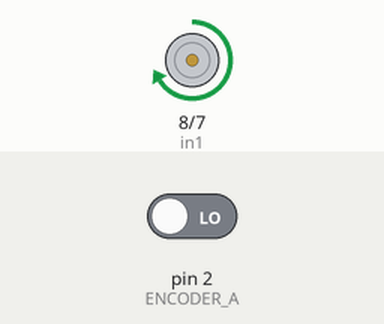
Simulated run of this sketch. Board: Arduino Uno, built with avr-gcc and run on an emulated ATmega328P. On the bench: motor-driver pin pairs drawn as motors (green arrow = first pin HIGH = forward, orange = second pin HIGH = backward, longer = more drive, scaled by the enable pin). The inputs (shaded band) are chosen by the test bench; at power-on: pin 2 (ENCODER_A) LOW. What the sketch prints to the serial monitor is not drawn.

Above: at 1.0 s.
At 3.2 s:
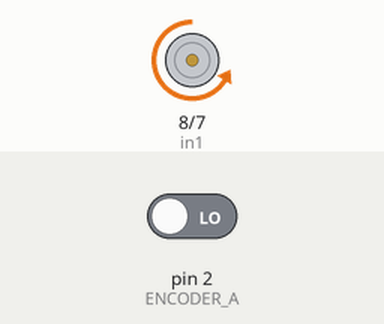
Timing chart, 0 to 5.9 s (numbered marks = the images above):
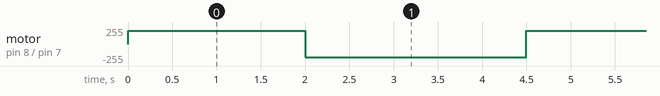

The sketch:

DC_EncoderTest_copy_20251030160141.ino
```cpp
// connect motor controller pins to Arduino digital pins
int enA = 9;
int in1 = 8;
int in2 = 7;
#define ENCODER_A 2
#define ENCODER_B 4

// variables to store the number of encoder pulsesfor each motor
volatile long motCount = 0;

void setup() {
  // set all the motor control pins to outputs
  pinMode(enA, OUTPUT);
  pinMode(in1, OUTPUT);
  pinMode(in2, OUTPUT);
  pinMode(ENCODER_A, INPUT);
  pinMode(ENCODER_B, INPUT);

  // initialize hardware interrupts
  attachInterrupt(digitalPinToInterrupt(ENCODER_A), EncoderEvent, CHANGE);
  Serial.begin(9600);
}

void loop() {
  // this function will run the motors in both directions at a fixed speed
  // turn on motor in forward direction
  digitalWrite(in1, HIGH);
  digitalWrite(in2, LOW);
  // set speed to 200 out of possible range 0~255
  analogWrite(enA, 200);
  delay(2000);
  // now change motor directions
  digitalWrite(in1, LOW);
  digitalWrite(in2, HIGH);
  delay(2000);

  Serial.println(motCount);
  delay(500);
}

// encoder event for the interrupt call
void EncoderEvent() {
  if (digitalRead(ENCODER_A) == HIGH) {
    if (digitalRead(ENCODER_B) == LOW) { //if first signal is high and second signal is low, turning clockwise
      motCount++;
    } else {
      motCount--;
    }
  } else {
    if (digitalRead(ENCODER_B) == LOW) { //if first signal is low, turning counterclockwise
      motCount--;
    } else {
      motCount++;
    }
  }
}
```

Measured:
- by itself, motor on pin 8 (in1) / pin 7 (in2): alternates forward 200/255 for 2.0 s and backward 200/255 for 2.5 s
